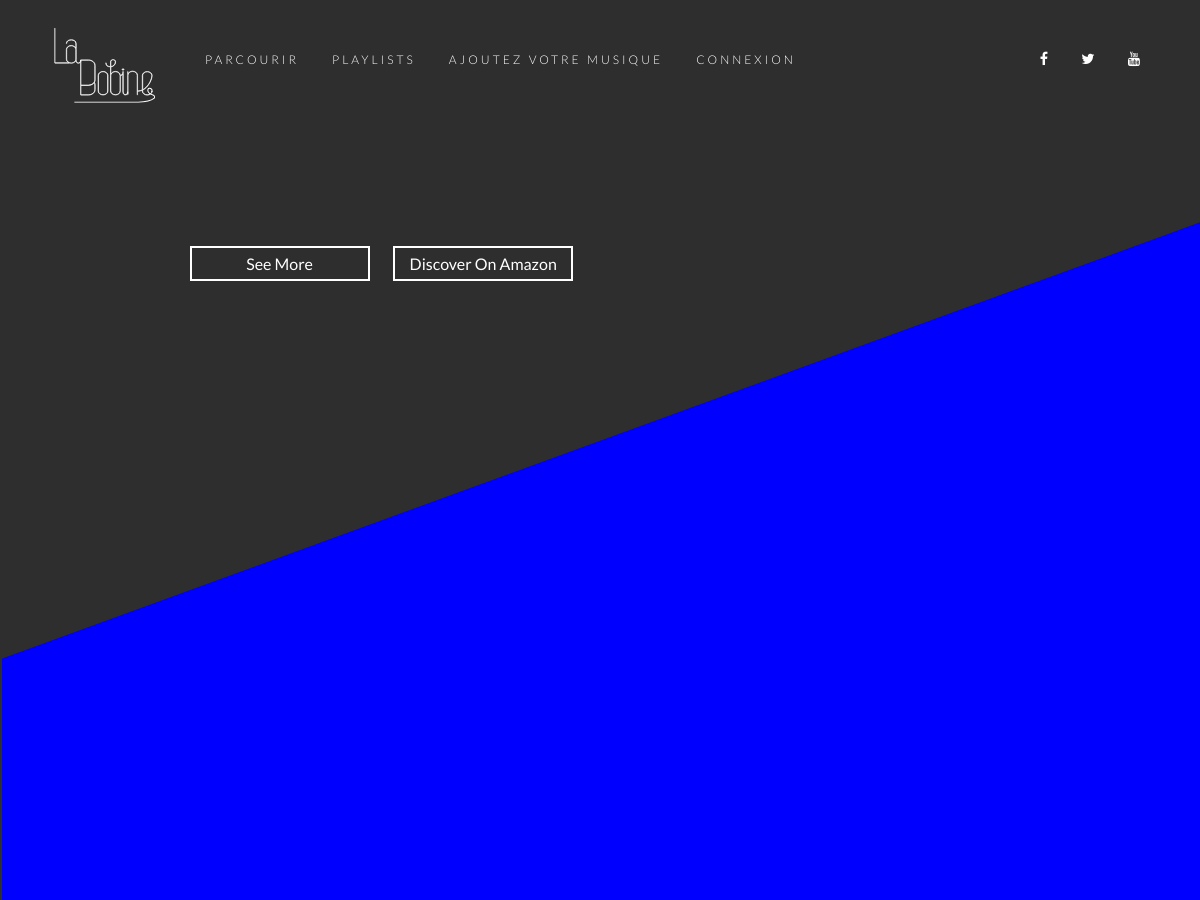
/?id=1 (upper part), run on an earlier commit of the app's database.
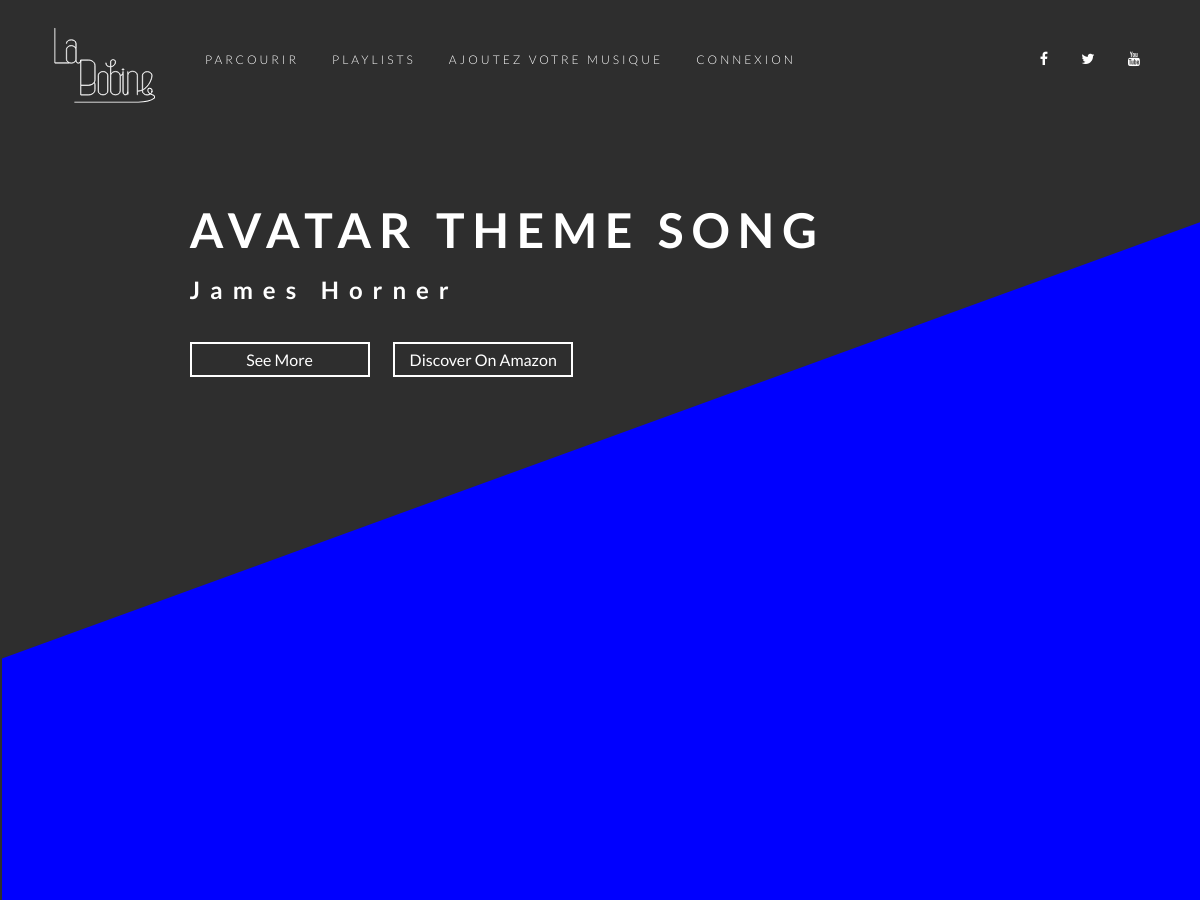
And on a later commit of the database.
### tables this page shows
CREATE TABLE IF NOT EXISTS `musics` (
`id` int(11) NOT NULL,
  `movie_name` varchar(100) NOT NULL,
  `movie_id` int(11) NOT NULL,
  `music_title` varchar(200) NOT NULL,
  `composer` varchar(100) NOT NULL,
  `music_link` varchar(200) NOT NULL,
  `add_by` varchar(200) NOT NULL
);

### index.php (called while the page is built, shortened)
<?php
$q = empty($_GET['q']) ? '' : $_GET['q'];
if($q == '')
	$page = 'home';
include 'views/partials/header.php';
include 'views/pages/'.$page.'.php';
include 'views/partials/footer.php';

### controllers/home.php (called while the page is built, shortened)
<?php
	$class = 'home';

### config/home-player.php (called while the page is built, shortened)
<?php
	require_once 'database.php';
	$num_playlist = empty($_GET['id']) ? '' : $_GET['id'];
	if($num_playlist == '1'){
		$query = $pdo->query('SELECT * FROM playlists_has_musics INNER JOIN playlists ON playlists_has_musics.id_playlists = playlists.id INNER JOIN musics ON playlists_has_musics.id_musics = musics.id WHERE playlists.id = 1');
		$playlist = $query->fetchAll();
	}
	$result = count($playlist);
	$id_music = rand(0, $result - 1);
	$music = $playlist[$id_music];
	if(!empty($music->movie_id))
	{
		$ch = curl_init();
		$response = curl_exec($ch);
		$all = json_decode($response);
	}

### views/pages/home.php (the view, shortened to what this page needs)
<?php
	require 'config/home-player.php';
?>
	<div class="section-2">
		<div class="info-film">
			<div class="film-text">
			</div>
		</div>
	</div>
	<section class="section-1">
	<div class="music-info">
	<p class="music_title"><?= $music->music_title ?></p>
	<p class="music_composer"><?= $music->composer ?></p>
	<button class="see_more">See More</button>
	<button class="amazon_link"><a class="amazon_music" href="https://www.amazon.fr/s/ref=nb_sb_noss_2?__mk_fr_FR=%C3%85M%C3%85%C5%BD%C3%95%C3%91&url=search-alias%3Dpopular&field-keywords=<?= $all->title ?>+Bande+Originale" TARGET="_blank">Discover On Amazon</a></button>
	</div>
</section>

### views/partials/header.php (shortened to what this page needs)
<!DOCTYPE html>
<html lang="en">
<head>
	<link rel="stylesheet" href="<?= URL ?>src/css/reset.css">
	<link rel="stylesheet" href="<?= URL ?>src/css/media.css">
	<link rel="stylesheet" href="<?= URL ?>src/css/font-awesome/css/font-awesome.css">
	<link rel="stylesheet" href="https://ajax.googleapis.com/ajax/libs/jqueryui/1.11.4/themes/smoothness/jquery-ui.css">
	<link rel="stylesheet" href="<?= URL ?>src/css/style.css">
</head>
<body class="page-<?= $class ?>">
	<div class="container-global">
			<nav>
				<div class="menu">
					<div class="menu-section menu-logo">
						<a href="<?= URL ?>"><img src="<?= URL ?>src/images/logo.svg" alt="logo"></a>
					</div>
					<div class="menu-section menu-content">
						<ul>
							<a href="<?= URL ?>"><li>parcourir</li></a>
							<a href="<?= URL ?>playlists"><li>playlists</li></a>
							<a href="<?= URL ?>add-musics"><li>ajoutez votre musique</li></a>
							<?php if(!empty($_SESSION['user'])): ?>
								<a href="<?= URL ?>profil"><li>profil</li></a>
							<?php else:?>
								<a href="<?= URL ?>connexion"><li>connexion</li></a>
							<?php endif; ?>
						</ul>
					</div>
					<div class="menu-section menu-social">
						<ul>
							<li><a href="#"><i class="fa fa-facebook" aria-hidden="true"></i></a></li>
							<li><a href="#"><i class="fa fa-twitter" aria-hidden="true"></i></a></li>
							<li><a href="#"><i class="fa fa-youtube" aria-hidden="true"></i></a></li>
						</ul>
					</div>
				</div>
			</nav>

### views/partials/footer.php (shortened to what this page needs)
	</div>
	<div class="legal-mention" style="float-rigth">
			<a href="">Mention legales<p></p></a>
	</div>
</body>
</html>

### src/css/style.css (style rules this page uses)
html, body { height: 100%; width: 100%; margin: 0; padding: 0; }
a { text-decoration: none; cursor: pointer; }
section { width: 90%; margin: auto; margin-top: 75px; margin-bottom: 100px; }
.fa { color: white; transition-duration: 0.3s; }
.music_title { text-transform: uppercase; margin-left: 10%; margin-top: 12vh; font-size: 3em; font-family: "Lato"; font-weight: 600; letter-spacing: 8px; }
.music_composer { font-size: 1.5em; font-family: "Lato"; margin-left: 10%; margin-top: 3vh; font-family: "Lato"; font-weight: Bold; letter-spacing: 10px; }
.see_more { width: 180px; height: 35px; margin-left: 10%; margin-top: 5vh; border : solid 2px white; }
.see_more, .amazon_link { display: inline; }
.amazon_link { width: 180px; height: 35px; margin-left: 2%; margin-top: 2vh; border : solid 2px white; }
.amazon_music { text-decoration: none; }
.section-2 { position: absolute; margin-left: -2.5%; background-color: blue; width: 100vw; top: 55vh; transform:skew(0deg,-20deg); height: 2000px; }
.info-film { transform:skew(0deg,20deg); margin-top: 450px; }
body.page-home { overflow: hidden; }
.film-text, .poster { display: inline-block; }
.film-text { margin-left: 10%; margin-bottom: 300px; }
body { font-family: "Lato"; font-weight: lighter; background-color: #2E2E2E; color: white; position: relative; }
.container-global { width: 95%; margin: auto; position: relative; }
.container-global nav { width: 100%; height: 110px; }
.menu-section { display: inline-block; vertical-align: center; }
.menu-logo { position: absolute; }
.menu-logo img { margin-top: -10px; width: 150px; }
.menu-content { margin-left : 175px; margin-top : 50px; }
.menu-content ul li { display: inline-block; font-size: 1vw; margin-right: 30px; list-style: none; text-transform: uppercase; letter-spacing: 3px; font-weight: 300; }
.menu-content a { text-decoration: none; color: white; }
.menu-social { float: right; margin-top: 30px; }
.menu-social ul li { display: inline-block; margin-top: 20px; margin-right: 30px; list-style: none; }
.menu-social a { text-decoration: none; color: white; font-size: 1.2vw; }
.legal-mention { float: right; margin-top:-20px; margin-right:20px; color: #565656; }

What changed in the data, as far as the page shows it:
added musics: music_title "AVATAR THEME SONG", composer "James Horner"
